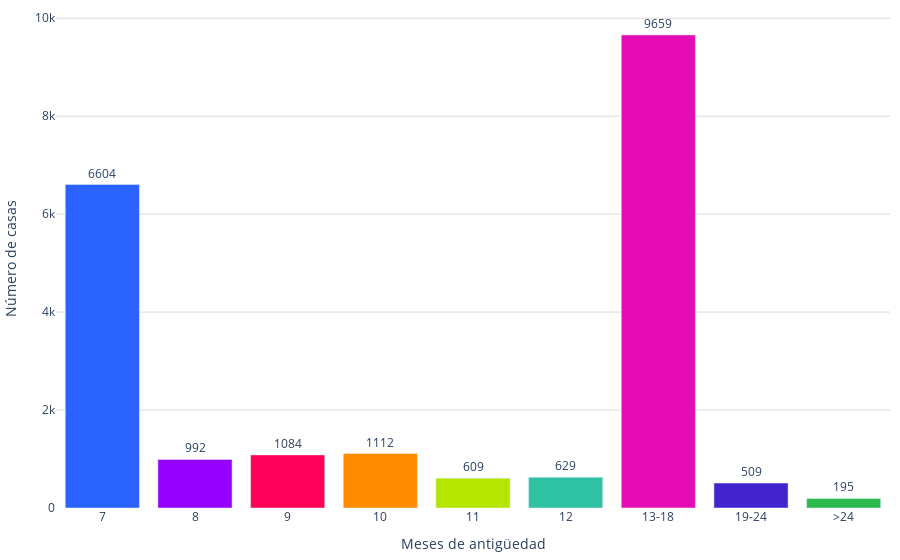

The code cell stored with this chart in its notebook:
### Code cell
fig = go.Figure()
colores = ['#2962ff', '#9500ff', '#ff0059', '#ff8c00', '#b4e600', '#2EC2A2','#E50CB6','#4225CF','#2CBA4D']
count = df_acumulado['count']

fig.add_trace(go.Bar(
    x=df_acumulado['antiguedad_categoria'], 
    y=df_acumulado['count'], 
    marker_color=colores,  # Especifica los colores de las barras
    text=count,  # Texto que se mostrará en las barras 
    textposition='outside',  # Posición del texto (puede ser 'inside' o 'outside')
    #texttemplate='%{text:.1f}%',  # Formato del texto (porcentaje con un decimal)
))
# Personalizar el diseño de la gráfica
fig.update_layout(
    #title='Meses de antigüedad',  # Título de la gráfica
   xaxis=dict(title='Meses de antigüedad'),  # Título del eje x
    yaxis=dict(
        title='Número de casas', # Título del eje y
        gridcolor='#dddcda', # Color de las líneas que dividen los rangos del eje Y
         gridwidth=1,
    ),  
    margin=dict(l=10, r=10, t=10, b=10),  # Ajusta los márgenes (left, right, top, bottom)        
    plot_bgcolor='rgba(0,0,0,0)',  # Color de fondo del gráfico
)

# Exportar gráfica como archivo HTML
def guardar_grafico_como_html(fig, nombre_archivo, carpeta='assets/graficas'):
    # Crear la carpeta si no existe
    if not os.path.exists(carpeta):
        os.makedirs(carpeta)
    
    # Gráfica como archivo HTML en la carpeta especificada
    pio.write_html(fig, f'{carpeta}/{nombre_archivo}.html')

# Exportar
guardar_grafico_como_html(fig, 'g_bar_tiempoventa_total', carpeta='assets/graficas')
fig.show()

### Figure 1 — Plotly figure (JSON) as saved in the notebook; plotly's stock layout.template omitted (floating-point values rounded to 4 significant figures)
{"data": [{"marker": {"color": ["#2962ff", "#9500ff", "#ff0059", "#ff8c00", "#b4e600", "#2EC2A2", "#E50CB6", "#4225CF", "#2CBA4D"]}, "text": [6604, 992, 1084, 1112, 609, 629, 9659, 509, 195], "textposition": "outside", "type": "bar", "x": ["7", "8", "9", "10", "11", "12", "13-18", "19-24", ">24"], "y": [6604, 992, 1084, 1112, 609, 629, 9659, 509, 195]}], "layout": {"margin": {"b": 10, "l": 10, "r": 10, "t": 10}, "plot_bgcolor": "rgba(0,0,0,0)", "xaxis": {"title": {"text": "Meses de antigüedad"}}, "yaxis": {"gridcolor": "#dddcda", "gridwidth": 1, "title": {"text": "Número de casas"}}}}
